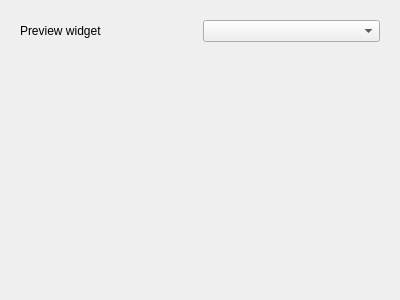
<?xml version="1.0" encoding="UTF-8"?>
<ui version="4.0">
 <class>AnimationListEditorVisualEditing</class>
 <widget class="QWidget" name="VisualEditing">
  <property name="geometry">
   <rect>
    <x>0</x>
    <y>0</y>
    <width>400</width>
    <height>300</height>
   </rect>
  </property>
  <property name="windowTitle">
   <string>Form</string>
  </property>
  <layout class="QVBoxLayout" name="verticalLayout_2">
   <item>
    <widget class="QWidget" name="toolPanel" native="true">
     <layout class="QHBoxLayout" name="horizontalLayout">
      <item>
       <widget class="QLabel" name="label">
        <property name="text">
         <string>Preview widget</string>
        </property>
       </widget>
      </item>
      <item>
       <widget class="QComboBox" name="previewWidgetSelector"/>
      </item>
     </layout>
    </widget>
   </item>
   <item>
    <widget class="QWidget" name="ceguiPreview" native="true">
     <property name="sizePolicy">
      <sizepolicy hsizetype="Preferred" vsizetype="Expanding">
       <horstretch>0</horstretch>
       <verstretch>0</verstretch>
      </sizepolicy>
     </property>
    </widget>
   </item>
  </layout>
 </widget>
 <resources/>
 <connections/>
</ui>
